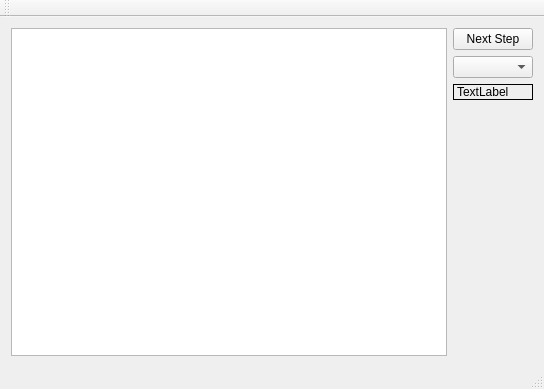
<?xml version="1.0" encoding="UTF-8"?>
<ui version="4.0">
 <class>codeVisualClass</class>
 <widget class="QMainWindow" name="codeVisualClass">
  <property name="geometry">
   <rect>
    <x>0</x>
    <y>0</y>
    <width>544</width>
    <height>389</height>
   </rect>
  </property>
  <property name="windowTitle">
   <string>codeVisual</string>
  </property>
  <widget class="QWidget" name="centralWidget">
   <layout class="QGridLayout" name="gridLayout">
    <item row="0" column="0" rowspan="4">
     <widget class="VisualWindow" name="showWindow"/>
    </item>
    <item row="0" column="3">
     <widget class="QPushButton" name="nextStep">
      <property name="text">
       <string>Next Step</string>
      </property>
     </widget>
    </item>
    <item row="1" column="3">
     <widget class="QComboBox" name="comboBox"/>
    </item>
    <item row="3" column="3">
     <spacer name="verticalSpacer">
      <property name="orientation">
       <enum>Qt::Vertical</enum>
      </property>
      <property name="sizeHint" stdset="0">
       <size>
        <width>20</width>
        <height>40</height>
       </size>
      </property>
     </spacer>
    </item>
    <item row="2" column="3">
     <widget class="QLabel" name="posLabel">
      <property name="frameShape">
       <enum>QFrame::Panel</enum>
      </property>
      <property name="text">
       <string>TextLabel</string>
      </property>
     </widget>
    </item>
   </layout>
  </widget>
  <widget class="QMenuBar" name="menuBar">
   <property name="geometry">
    <rect>
     <x>0</x>
     <y>0</y>
     <width>544</width>
     <height>21</height>
    </rect>
   </property>
  </widget>
  <widget class="QToolBar" name="mainToolBar">
   <attribute name="toolBarArea">
    <enum>TopToolBarArea</enum>
   </attribute>
   <attribute name="toolBarBreak">
    <bool>false</bool>
   </attribute>
  </widget>
  <widget class="QStatusBar" name="statusBar"/>
 </widget>
 <layoutdefault spacing="6" margin="11"/>
 <customwidgets>
  <customwidget>
   <class>VisualWindow</class>
   <extends>QGraphicsView</extends>
   <header location="global">visualwindow.h</header>
   <slots>
    <signal>PositionChanged(QPointF)</signal>
    <slot>NextStep()</slot>
   </slots>
  </customwidget>
 </customwidgets>
 <resources>
  <include location="codevisual.qrc"/>
 </resources>
 <connections>
  <connection>
   <sender>nextStep</sender>
   <signal>clicked()</signal>
   <receiver>showWindow</receiver>
   <slot>NextStep()</slot>
   <hints>
    <hint type="sourcelabel">
     <x>553</x>
     <y>53</y>
    </hint>
    <hint type="destinationlabel">
     <x>259</x>
     <y>206</y>
    </hint>
   </hints>
  </connection>
  <connection>
   <sender>showWindow</sender>
   <signal>PositionChanged(QPointF)</signal>
   <receiver>codeVisualClass</receiver>
   <slot>SetText(QPointF)</slot>
   <hints>
    <hint type="sourcelabel">
     <x>233</x>
     <y>206</y>
    </hint>
    <hint type="destinationlabel">
     <x>299</x>
     <y>199</y>
    </hint>
   </hints>
  </connection>
 </connections>
 <slots>
  <slot>SetText(QPointF)</slot>
 </slots>
</ui>
